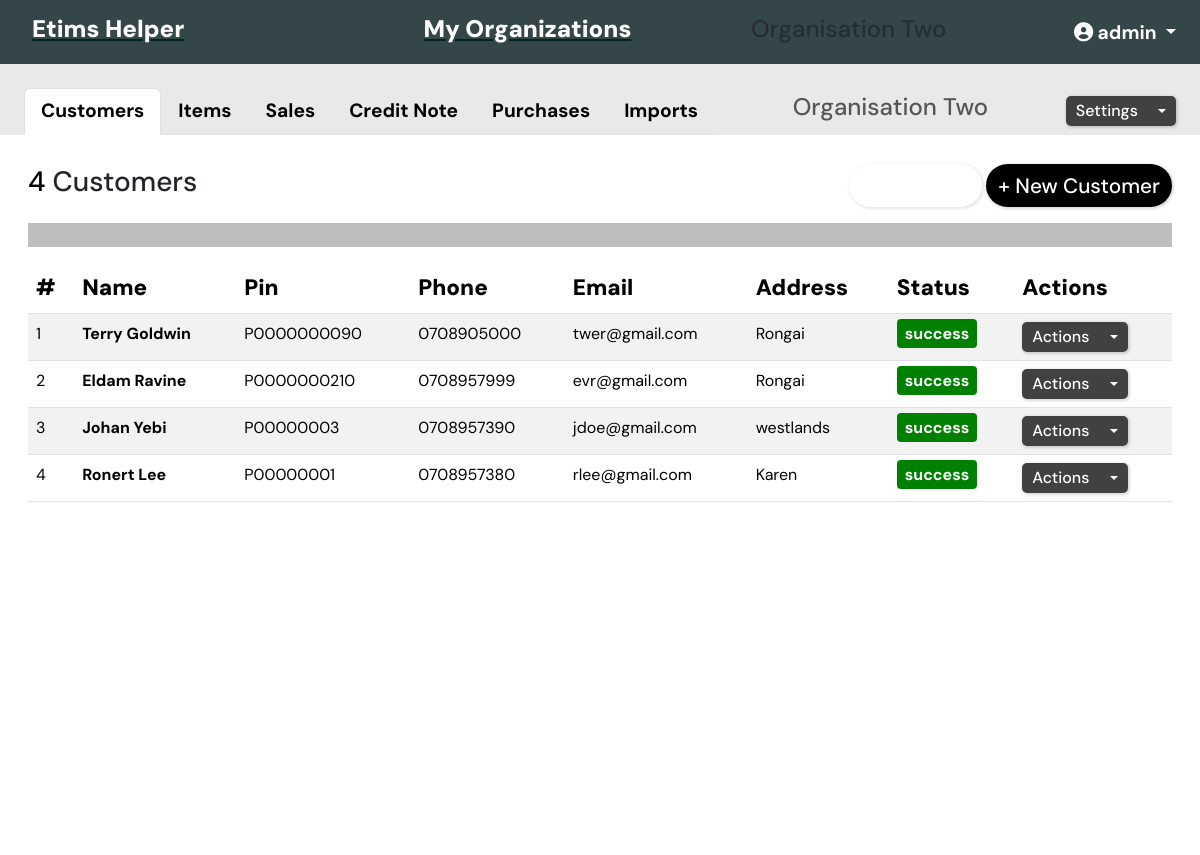
Page /api/organization/3/ (signed in) on the committed database.
### organization/models.py (models this page shows, shortened)
class Organization(BaseModel):
    user = models.ManyToManyField(User,  related_name="organizations")
    organization_name = models.CharField(max_length=50, unique=True)
    organization_pin = models.CharField(
        max_length=50,  unique=True)
    organization_email = models.EmailField(max_length=50)
    organization_physical_address = models.CharField(max_length=100)
    organization_phone = models.CharField(max_length=13)

### customer/models.py (models this page shows, shortened)
class Customer(BaseModel):
    organization = models.ForeignKey(
        Organization, on_delete=models.CASCADE, related_name='customers')
    customer_name = models.CharField(max_length=200)
    customer_pin = models.CharField(
        max_length=200, unique=True,  validators=[MinLengthValidator(9)],)
    customer_address = models.CharField(max_length=200, blank=True, null=True)
    customer_phone = models.CharField(max_length=200, blank=False, null=False)
    customer_email = models.EmailField(max_length=200, blank=True, null=True)
    class Meta:
        unique_together = (('organization', 'customer_phone'),
                           ('organization', 'customer_email'))

### api_tracker/models.py (models this page shows, shortened)
class APIRequestLog(BaseModel):
    STATUS_CHOICES = [
        ("pending", "Pending"),
        ("success", "Success"),
        ("failed", "Failed"),
        ("retrying", "Retrying"),
    ]
    request_type = models.CharField(max_length=50)
    request_payload = models.JSONField()
    response_data = models.JSONField(null=True, blank=True)
    status = models.CharField(
        max_length=10, choices=STATUS_CHOICES, default="pending")
    retries = models.PositiveIntegerField(default=0)
    user = models.ForeignKey(
        "auth.User", on_delete=models.SET_NULL, null=True, blank=True)
    organization = models.ForeignKey(
        "organization.Organization", on_delete=models.SET_NULL, null=True, blank=True)
    item = models.ForeignKey(
        "item.Item", on_delete=models.SET_NULL, null=True, blank=True)
    customer = models.ForeignKey(
        "customer.Customer", on_delete=models.CASCADE, null=True, blank=True)
    purchase = models.ForeignKey(
        "purchases.Purchase", on_delete=models.CASCADE, null=True, blank=True)
    transaction = models.ForeignKey(
        "transaction.Transaction", on_delete=models.CASCADE, null=True, blank=True)

### organization/views.py (the view)
# urls.py: path("<int:pk>/", views.organization_detail, name="organization_detail"),
@login_required
def organization_detail(request, pk):
    try:
        organization = get_object_or_404(Organization, pk=pk)
        items = Item.objects.select_related("organization").filter(
            organization=organization).order_by('-created_at')
        customers = Customer.objects.select_related("organization").filter(
            organization=organization).order_by('-created_at')
        invoices = Transaction.objects.select_related("organization").filter(
            organization=organization, document_type="invoice").order_by('-created_at')
        credit_notes = Transaction.objects.select_related("organization").filter(
            organization=organization, document_type="credit_note").order_by('-created_at')
        purchases_data = Purchase.objects.select_related("organization").filter(
            organization=organization).order_by('-created_at')
        purchases = process_purchases(purchases_data)
        imports = Import.objects.select_related("organization").filter(
            organization=organization).order_by('-created_at')
        imports_ = [
            {
                "id": 1,
                "task_code": "20230209023992",
                "declaration_date": "2023-02-01",
                "item_sequence": 1,
                "declaration_number": "23NBOIM401167364",
                "hs_code": "63079000",
                "item_name": "ORANGES",
                "import_status_code": "2",
                "origin_country": "DE",
                "export_country": "DE",
                "package_count": 17,
                "package_unit_code": "KGM",
                "quantity": 14,
                "quantity_unit_code": "KGM",
                "total_weight": 140,
                "net_weight": 14,
                "supplier_name": "SEITZ GMGH",
                "agent_name": "SCHENKER LIMITED",
                "invoice_amount": 11817.5,
                "invoice_currency": "EUR",
                "invoice_exchange_rate": 135.73,
                "verified": False,
                "organization_id": 1,
                "created_at": "2025-02-26T17:37:38Z"
            },
        ]
        item_statuses = {log.item.id: {"id": log.id, "status": log.status} for log in APIRequestLog.objects.filter(
            item__organization=organization)}
        customer_statuses = {log.customer.id: {"id": log.id, "status": log.status} for log in APIRequestLog.objects.filter(
            customer__organization=organization, request_type="saveCustomer")}
        transaction_statuses = {log.transaction.id: {"id": log.id, "status": log.status} for log in APIRequestLog.objects.filter(
            transaction__organization=organization)}
        purchases_statuses = {log.purchase.id: {"id": log.id, "status": log.status} for log in APIRequestLog.objects.filter(
            purchase__organization=organization, request_type="verifyPurchase")}
        if request.method == 'POST':
            action_name = request.POST.get('action_name')
            if not action_name:
                return JsonResponse({'success': False, 'error': 'No action specified.'})
        else:
            item_form = ItemForm()
            customer_form = CustomerForm()
            transaction_form = TransactionForm()
            customer_form = CustomerForm()
            transaction_form = TransactionForm()
            sales_items_form = SalesItemsForm()
        return render(request, "organization/organization_detail.html", {
            "organization": organization,
            "items": items,
            "customers": customers,
            "invoices": invoices,
            "credit_notes": credit_notes,
            "imports": imports,
            "imports_s": imports_,
            "item_statuses": item_statuses,
            "customer_statuses": customer_statuses,
            "transaction_statuses": transaction_statuses,
            'purchases_statuses':  purchases_statuses,
            "item_form": item_form,
            "customer_form": customer_form,
            "transaction_form": transaction_form,
            "sales_items_form": sales_items_form,
            'COUNTRY_CHOICES': COUNTRY_CHOICES,
            'PRODUCT_TYPE_CHOICES': PRODUCT_TYPE_CHOICES,
            'UNIT_CHOICES': UNIT_CHOICES,
            'PACKAGE_CHOICES': PACKAGE_CHOICES,
            'TAXPAYER_STATUS_CHOICES': TAXPAYER_STATUS_CHOICES,
            'TAX_TYPE_CHOICES': TAX_TYPE_CHOICES,
            'purchases': purchases,
        })
    except Exception as e:
        print(f"Error in organization_detail view: {str(e)}")
        return render(request, "organization/organization_detail.html", {
            "organization": organization,
            "items": items,
            "customers": customers,
            "invoices": [],
            "credit_notes": [],
            "item_form": ItemForm(),
            "customer_form": CustomerForm(),
            "transaction_form": TransactionForm(),
            "sales_items_form": SalesItemsForm(),
        })

### organization/templates/organization/organization_detail.html (shortened to what this page needs)
{% extends "main.html" %}
{% load bootstrap5 %}
{% load template_filters %}
{% block content %}
{% include 'res_nav.html' %}
<div class="container-fluid p-0 pt-2 part-upper" style="height: 100%;">
    <div class="d-flex justify-content-between align-items-center py-0 pt-3 px-4  part-upper">
        <ul class="nav nav-tabs" id="organizationTab" role="tablist">
            <li class="nav-item" role="presentation">
                <a class="nav-link  active" id="customers-tab" data-bs-toggle="tab" href="#customers" role="tab"
                    aria-controls="customers" aria-selected="true">Customers</a>
            </li>
            <li class="nav-item" role="presentation">
                <a class="nav-link" id="items-tab" data-bs-toggle="tab" href="#items" role="tab" aria-controls="items"
                    aria-selected="false">Items</a>
            </li>
            <li class="nav-item" role="presentation">
                <a class="nav-link" id="sales-tab" data-bs-toggle="tab" href="#sales" role="tab" aria-controls="sales"
                    aria-selected="false">Sales</a>
            </li>
            <li class="nav-item" role="presentation">
                <a class="nav-link" id="credit-note-tab" data-bs-toggle="tab" href="#credit-note" role="tab"
                    aria-controls="credit-note" aria-selected="false">Credit Note</a>
            </li>
            <li class="nav-item" role="presentation">
                <a class="nav-link" id="purchases-tab" data-bs-toggle="tab" href="#purchases" role="tab"
                    aria-controls="purchases" aria-selected="false">Purchases</a>
            </li>
            <li class="nav-item" role="presentation">
                <a class="nav-link" id="imports-tab" data-bs-toggle="tab" href="#imports" role="tab"
                    aria-controls="imports" aria-selected="false">Imports</a>
            </li>
        </ul>
        <h4 class="text-muted weight-bold"> {{ organization.organization_name }}</h4>
        <td>
            <div class="dropdown">
                <button class="btn btn-secondary btn-sm dropdown-toggle a-btn" type="button"
                    id="dropdownMenuButton-customer-{{ customer.id }}" data-bs-toggle="dropdown" aria-expanded="false">
                    Settings
                </button>
            </div>
        </td>
    </div>
    <div class="container-fluid py-3 " style="min-height: 90vh; background-color:white;">
        <div class="tab-content add-tab" id="organizationTabContent">
            <div class="tab-pane fade show active" id="customers" role="tabpanel" aria-labelledby="customers-tab">
                <div class="d-flex justify-content-between align-items-center p-0 pt-1">
                    <h3><span style="color: #000000;">{{ customers.count }}</span> Customers</h3>
                    <div>
                        <button type="button" class="btn add " disabled data-toggle="modal" data-bs-toggle="modal"
                            data-bs-target="#createCustomerModal">
                        </button>
                        <button type="button" class="btn add" data-toggle="modal" data-bs-toggle="modal"
                            data-bs-target="#createCustomerModal">
                            + New Customer
                        </button>
                    </div>
                </div>
                <hr class="hr-style" />
                {% if customers %}
                <table class="table table-striped">
                    <thead class="thead-dark">
                        <tr>
                            <th scope="col">#</th>
                            <th scope="col">Name</th>
                            <th scope="col">Pin</th>
                            <th scope="col">Phone</th>
                            <th scope="col">Email</th>
                            <th scope="col">Address</th>
                            <th scope="col">Status</th>
                            <th scope="col">Actions</th>
                        </tr>
                    </thead>
                    <tbody class="cust-list">
                        {% for customer in customers %}
                        <tr id="customer-{{ customer.id }}" class="align-items-center justify-center lines">
                            <td>{{forloop.counter}}</td>
                            <td>
                                <strong>{{ customer.customer_name }}</strong>
                            </td>
                            <td> {{ customer.customer_pin }} </td>
                            <td>{{ customer.customer_phone }}</td>
                            <td>{{ customer.customer_email }}</td>
                            <td>{{ customer.customer_address }}</td>
                            <td class="dflex">
                                {% with customer_data=customer_statuses|dict_get:customer.id %}
                                <span class="status {{ customer_data.status }}">{{ customer_data.status }}</span>
                                {% endwith %}
                            </td>
                            <td>
                                <div class="dropdown">
                                    <button class="btn btn-secondary btn-sm dropdown-toggle a-btn" type="button"
                                        id="dropdownMenuButton-customer-{{ customer.id }}" data-bs-toggle="dropdown"
                                        aria-expanded="false">
                                        Actions
                                    </button>
                                </div>
                            </td>
                        </tr>
                        {% endfor %}
                    </tbody>
                </table>
                {% else %}
                <p>No customers found for this organization.</p>
                {% endif %}
            </div>
        </div>
    </div>
</div>
<link href="https://cdnjs.cloudflare.com/ajax/libs/select2/4.0.13/css/select2.min.css" rel="stylesheet" />
{% endblock %}

### templates/res_nav.html (shortened to what this page needs)
<nav class="navbar navbar-expand-lg navcolor">
    <div class="container-fluid navbar-x">
        <a href="{% url 'organization:organization_list' %}" class="nav-a" style="color: #00251D !important">
            <h1 class="navlogo">
                Etims Helper
            </h1>
        </a>
        <div class="collapse navbar-collapse" id="navbarSupportedContent">
            <ul class="navbar-nav me-auto mb-2 mb-lg-0 bg-tr mr-3">
                <li class="nav-item">
                    <a href="{% url 'organization:organization_list' %}" class="nav-a"
                        style="color: #00251D !important">
                        <h1 class="navlogo">
                            My Organizations
                        </h1>
                    </a>
                </li>
                <li class="nav-item">
                    {% if organization %}
                    <h4 class="text-muted weight-bold">{{ organization.organization_name }}</h4>
                    {% endif %}
                </li>
                <li class="nav-item dropdown" ">
                    <a class=" nav-link dropdown-toggle" href="#" id="navbarDropdown" role="button"
                    data-bs-toggle="dropdown" aria-expanded="false" style="color: white !important;">
                    {% if request.user.profile %}
                    <img src=" {{ request.user.username}}" class="rounded-circle z-depth-0" style="max-width:100%;
                            max-height:100%;">
                    {% else %}
                    <i class="fa fa-user-circle"></i>&nbsp;{{request.user.username}}
                    {%endif%}
                    </a>
                </li>
            </ul>
        </div>
    </div>
</nav>

### rows in the picture
Organization: organization_name "Organisation Two"
Customer: customer_name "Terry Goldwin", customer_pin "P0000000090", customer_phone "0708905000", customer_email "twer@gmail.com", customer_address "Rongai"
APIRequestLog: status "success"
Customer: customer_name "Eldam Ravine", customer_pin "P0000000210", customer_phone "0708957999", customer_email "evr@gmail.com", customer_address "Rongai"
APIRequestLog: status "success"
Customer: customer_name "Johan Yebi", customer_pin "P00000003", customer_phone "0708957390", customer_email "jdoe@gmail.com", customer_address "westlands"
APIRequestLog: status "success"
Customer: customer_name "Ronert Lee", customer_pin "P00000001", customer_phone "0708957380", customer_email "rlee@gmail.com", customer_address "Karen"
APIRequestLog: status "success"

### other values in the picture
{{ request.user.username }} "admin"
{{ customers.count }} "4"
